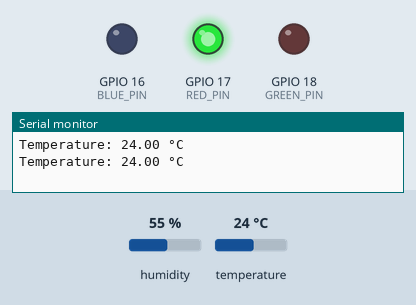
Simulated run of this sketch. Board: ESP32. Shown: output pins drawn as LEDs (lit = HIGH), the last lines printed to the serial monitor. Inputs (shaded band) come from the test bench; at power-on: temperature 24 °C, humidity 55 %.

Above: at 2.8 s.
2.9 s: temperature set to 20.4 °C
5.6 s: temperature set to 19.5 °C
At 7.2 s:
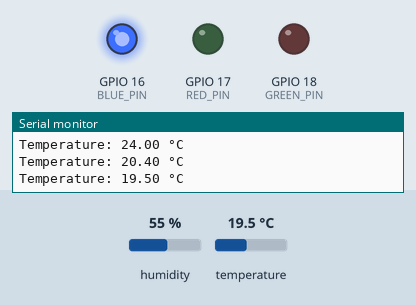
8.3 s: temperature set to 33 °C
At 10.6 s:
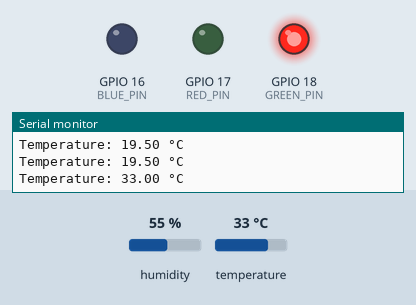
11.5 s: temperature set to 30.8 °C
14.2 s: temperature set to 29.5 °C
At 17.0 s:
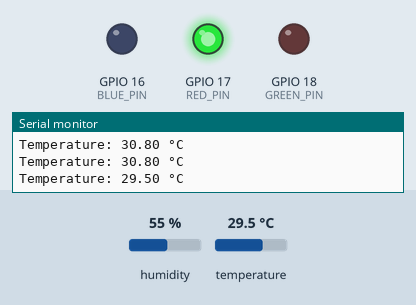
17.5 s: temperature set to 12 °C
At 18.7 s:
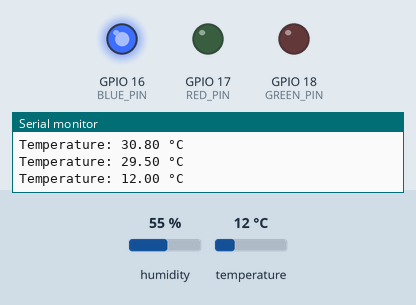
Timing chart, 0 to 20.5 s (numbered marks = the images above; inputs shaded):
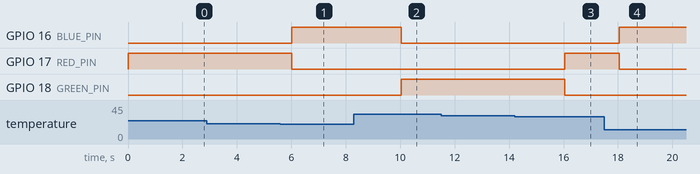

The sketch:

sketch.ino
```cpp
#include <DHT.h>

#define DHTPIN 4       // DHT data pin connected to GPIO 4
#define DHTTYPE DHT22  // DHT22 sensor type

#define RED_PIN 17     // GPIO pin for Red LED
#define GREEN_PIN 18   // GPIO pin for Green LED
#define BLUE_PIN 16    // GPIO pin for Blue LED

DHT dht(DHTPIN, DHTTYPE);

void setup() {
  Serial.begin(9600);
  dht.begin();

  pinMode(RED_PIN, OUTPUT);
  pinMode(GREEN_PIN, OUTPUT);
  pinMode(BLUE_PIN, OUTPUT);

  digitalWrite(RED_PIN, LOW);
  digitalWrite(GREEN_PIN, LOW);
  digitalWrite(BLUE_PIN, LOW);
}

void loop() {
  float temperature = dht.readTemperature();

  if (isnan(temperature)) {
    Serial.println("Failed to read from DHT sensor!");
    return;
  }

  Serial.print("Temperature: ");
  Serial.print(temperature);
  Serial.println(" °C");

  if (temperature > 30) {
    // Hot - Red LED
    digitalWrite(RED_PIN, LOW);
    digitalWrite(GREEN_PIN, HIGH);
    digitalWrite(BLUE_PIN, LOW);
  } else if (temperature >= 20 && temperature <= 30) {
    // Normal - Green LED
    digitalWrite(RED_PIN, HIGH);
    digitalWrite(GREEN_PIN, LOW);
    digitalWrite(BLUE_PIN, LOW);
  } else {
    // Cold - Blue LED
    digitalWrite(RED_PIN, LOW);
    digitalWrite(GREEN_PIN, LOW);
    digitalWrite(BLUE_PIN, HIGH);
  }

  delay(2000); // Wait 2 seconds before next reading
}
```

Measured:
- the behaviour switches between 20 and 19.9 °C on temperature (found by bisection; images 0 and 1)
- the behaviour switches between 30.1 and 30 °C on temperature (found by bisection; images 2 and 3)
- after the input at 5.6 s, GPIO 16 (BLUE_PIN): LOW → HIGH after 0.42 s; GPIO 17 (RED_PIN): HIGH → LOW after 0.42 s
- after the input at 8.3 s, GPIO 16 (BLUE_PIN): HIGH → LOW after 1.7 s; GPIO 18 (GREEN_PIN): LOW → HIGH after 1.7 s
- after the input at 14.2 s, GPIO 17 (RED_PIN): LOW → HIGH after 1.8 s; GPIO 18 (GREEN_PIN): HIGH → LOW after 1.8 s
- after the input at 17.5 s, GPIO 16 (BLUE_PIN): LOW → HIGH after 0.55 s; GPIO 17 (RED_PIN): HIGH → LOW after 0.55 s
